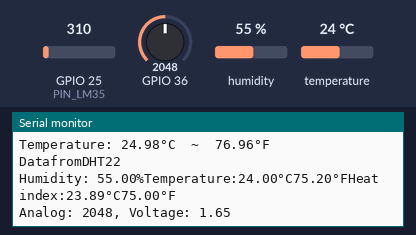
Bench run of a sketch on a simulated ESP32. On the bench: the last lines printed to the serial monitor. Inputs (shaded band) come from the test bench; at power-on: temperature 24 °C, GPIO 25 (PIN_LM35) = 310, GPIO 36 = 2048, humidity 55 %.

Above: at 4.3 s.
4.4 s: temperature set to 41 °C
At 5.7 s:
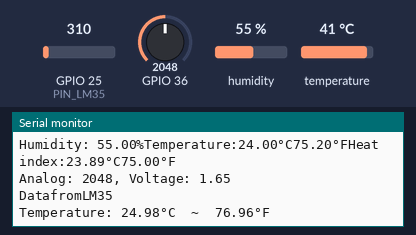
14.2 s: GPIO 25 (PIN_LM35) set to 372
At 16.1 s:
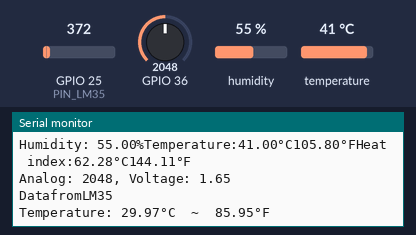
18.7 s: GPIO 36 set to 2866
At 23.0 s:
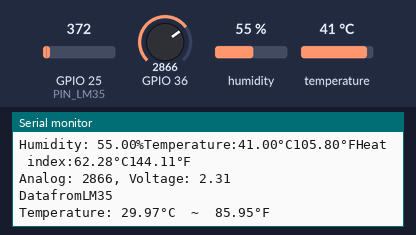
23.2 s: humidity set to 22 %
At 25.8 s:
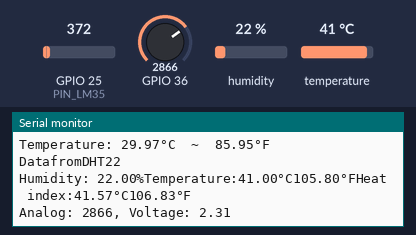
27.7 s: GPIO 25 (PIN_LM35) set to 434
At 30.4 s:
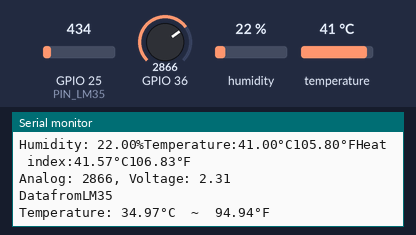
32.2 s: GPIO 36 set to 3972
At 36.2 s:
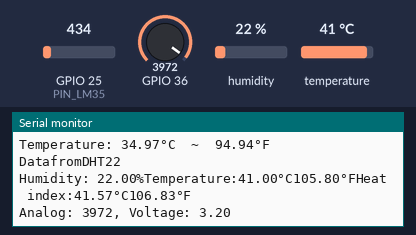
Timing chart, 0 to 37.7 s (numbered marks = the images above; inputs shaded):
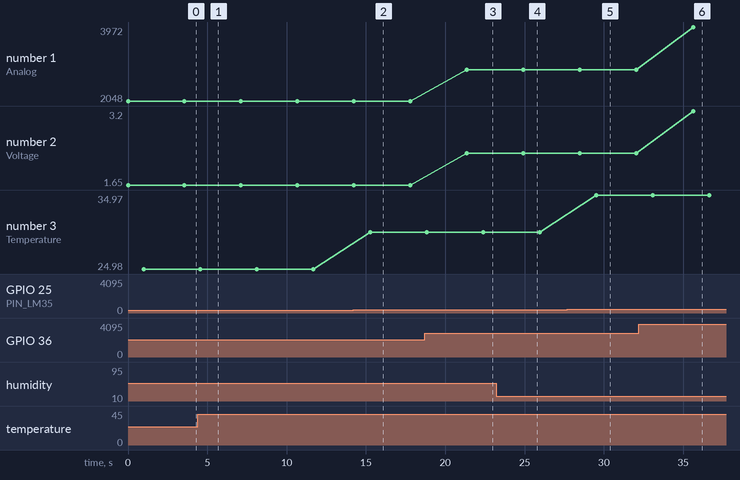

Measured:
- after the input at 14.2 s, the serial monitor: prints a new line after 1.1 s (image 2)
- after the input at 18.7 s, the serial monitor: prints a new line after 2.7 s (image 3)
- after the input at 23.2 s, the serial monitor: prints a new line after 1.7 s (image 4)
- after the input at 27.7 s, the serial monitor: prints a new line after 1.8 s (image 5)
- after the input at 32.2 s, the serial monitor: prints a new line after 3.4 s (image 6)
- plotted number 1: 2048 → 2866 after the input at 18.7 s, 2866 → 3972 after the input at 32.2 s
- plotted number 2: 1.65 → 2.31 after the input at 18.7 s, 2.31 → 3.2 after the input at 32.2 s
- plotted number 3: 24.98 → 29.97 after the input at 14.2 s, 29.97 → 34.97 after the input at 27.7 s

The sketch:

M2_ADC_DAC.ino
```cpp
float floatMap(float x, float in_min, float in_max, float out_min, float out_max) {
  return (x - in_min) * (out_max - out_min) / (in_max - in_min) + out_min;
}
#define ADC_VREF_mV    3300.0 // in millivolt
#define ADC_RESOLUTION 4096.0
#define PIN_LM35       25 // ESP32 pin GIOP36 (ADC0) connected to LM35
#include "DHT.h"
#define DHTPIN 27
#define DHTTYPE DHT11
DHT dht(DHTPIN, DHTTYPE);
float tempC; // Celcius
float tempF; // Fahrenheit
float z = 0.01039;
// the setup routine runs once when you press reset:
void setup() {
  // initialize serial communication at 9600 bits per second:
  Serial.begin(9600);
  Serial.println(F("DHT22test"));
  dht.begin();
}

// the loop routine runs over and over again forever:
void loop() {
  // read the input on analog pin GIOP36:
  int analogValue = analogRead(36);
  // Rescale to potentiometer's voltage (from 0V to 3.3V):
  float voltage = floatMap(analogValue, 0, 4095, 0, 3.3);

  // print out the value you read:
  Serial.print("Analog: ");
  Serial.print(analogValue);
  Serial.print(", Voltage: ");
  Serial.println(voltage);
  delay(1000);

   // read the ADC value from the temperature sensor
  int adcVal = analogRead(PIN_LM35);
  // convert the ADC value to voltage in millivolt
  float milliVolt = adcVal * (ADC_VREF_mV / ADC_RESOLUTION);
  // convert the voltage to the temperature in °C
  float tempC = milliVolt / 10;
  // convert the °C to °F
  float tempF = tempC * 9 / 5 + 32;

  Serial.print("DatafromLM35\n");

  // print the temperature in the Serial Monitor:
  Serial.print("Temperature: ");
  Serial.print(tempC);   // print the temperature in °C
  Serial.print("°C");
  Serial.print("  ~  "); // separator between °C and °F
  Serial.print(tempF);   // print the temperature in °F
  Serial.println("°F");

  delay(500);

  // Wait a few seconds between measurements.
  delay(2000);

  Serial.print("DatafromDHT22\n");
  // Reading temperature or humidity takes about 250 milliseconds!
  // Sensor readings may also be up to 2 seconds 'old' (its a very slow sensor)
  float h = dht.readHumidity();
  // Read temperature as Celsius (the default)
  float t = dht.readTemperature();
  // Read temperature as Fahrenheit (isFahrenheit = true)
  float f = dht.readTemperature(true);

   // Check if any reads failed and exit early (to try again).
  if (isnan(h) || isnan(t) || isnan(f)) {
      Serial.println(F("Failed to read from DHT sensor!"));
      return;
    }

// Compute heat index in Fahrenheit (the default)
  float hif = dht.computeHeatIndex(f, h);
  // Compute heat index in Celsius (isFahreheit = false)
  float hic = dht.computeHeatIndex(t, h, false);

  Serial.print(F("Humidity: "));
  Serial.print(h);
  Serial.print(F("%Temperature:"));
  Serial.print(t);
  Serial.print(F("°C"));
  Serial.print(f);
  Serial.print(F("°FHeat index:"));
  Serial.print(hic);
  Serial.print(F("°C"));
  Serial.print(hif);
  Serial.println(F("°F"));
}
```
